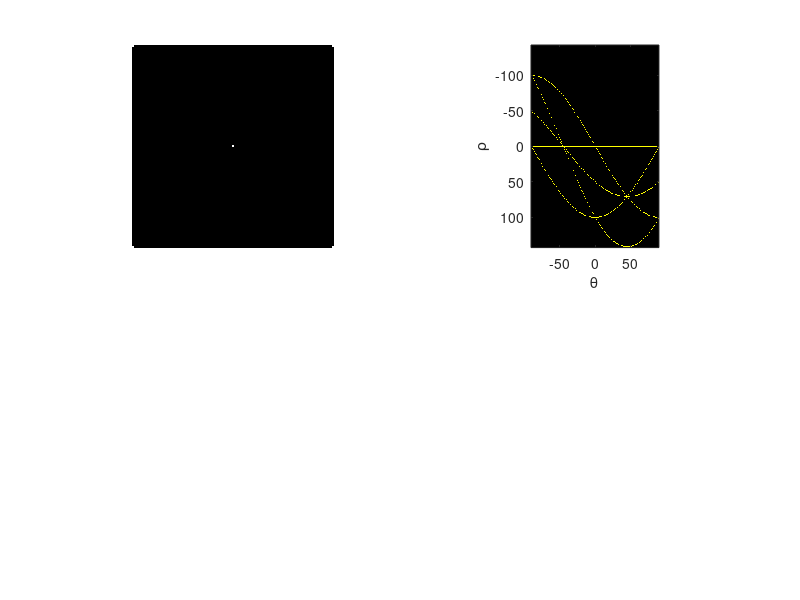

The MATLAB script that drew this image:
clear; close all; clc;
f = zeros(101, 101);
f(1,1) = 1; f(101,1) = 1; f(1,101) = 1; f(101,101) = 1; f(51,51) = 1;
% Points are shown in red for clarity.
frgb = zeros(101,101,3);
frgb(:,:,1) = f;
subplot(2,2,1), imshow(f);

[H, thetaV, rhoV] = hough(f);
nr = numel(rhoV);
nc = numel(thetaV);
% Display hough curves in yellow.
Hrgb = zeros(nr, nc, 3);
Hrgb(:,:,1) = H;
Hrgb(:,:,2) = H;
subplot(2,2,2), imshow(Hrgb, 'XData', thetaV, 'YData',rhoV, ...
    'Border','loose');
axis on;
xlabel('\theta');
ylabel('\rho');